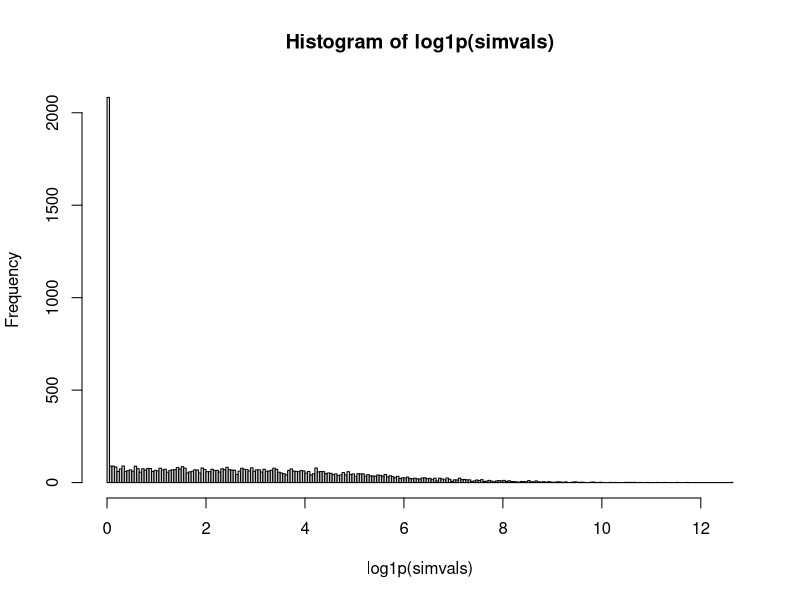

This chart was generated by the following R code:
## ---- chunk 1

# Simulation parameters
sims <- 1e4
muval = 2.8
sdval = 2.54
pival = 0.2


simvals <- rep(NA, sims)
simvals[c(1:2000)] <- rep(0, sims*0.2)
simvals[c(2001:10000)] <- rlnorm(sims*0.8, meanlog = muval, sdlog = sdval)

hist(log1p(simvals), breaks = 200)

## ---- chunk 2

dhlnorm <- function(x, meanlog, sdlog, pval) {
  
    if (x > 0) {
    
    value <- dlnorm(x, meanlog = meanlog, sdlog = sdlog, log = FALSE) * (1-pval)
    
    return(value)
    
  } else {
    
    value <- pval
    
    return(value)
  }
  }


prob <- dhlnorm(3, meanlog = muval, sdlog = sdval, pval = 0.2)

print(prob)
